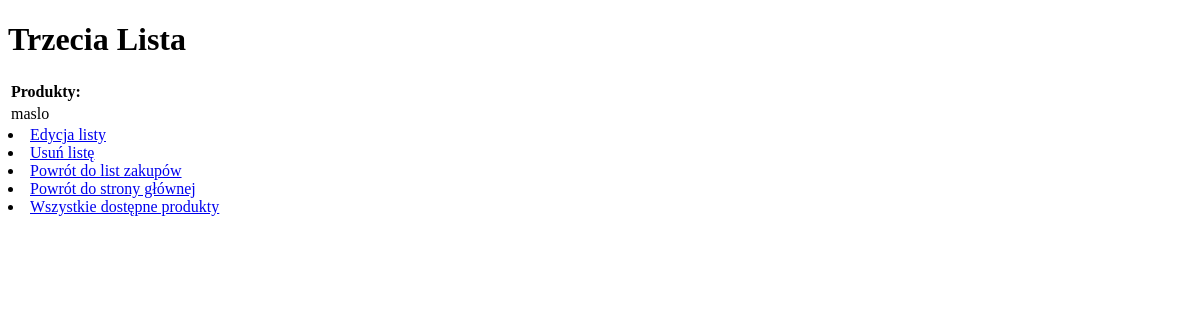
Before: /3 with the older database file.
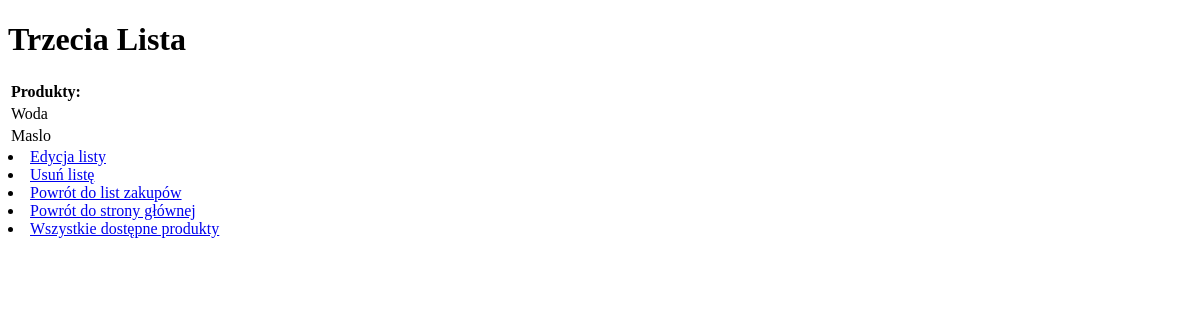
After: the same page with the newer database file.
### products/models.py (models this page shows, shortened)
class Products(models.Model):
    product_name = models.CharField(max_length=15, verbose_name="Produkty ")
    class Meta:
        verbose_name_plural = "Produkty"

### products/views.py (the view)
# urls.py: path('<int:pk>', ShoppingListDetails.as_view(), name='details'),
class ShoppingListDetails(DetailView):
    model = ShoppingLists
    template_name = "list_details.html"
    def get_context_data(self, **kwargs):
        context = super().get_context_data(**kwargs)
        context['products_list'] = Products.objects.filter(shoppinglists=self.object.id)
        return context

### products/templates/list_details.html
<!DOCTYPE html>
<html>
<body>
<h1> {{ shoppinglists.lists_name }} </h1>
<table>
    <tr>
        <th>Produkty:</th>
    </tr>
    {% for product in products_list %}
    <tr>
        <td>{{ product.product_name }}</td>
    </tr>
    {% empty %}
    <li>Brak produktów</li>
    {% endfor %}
</table>
<li><a href="{% url 'change' shoppinglists.id %}">Edycja listy</a></li>
<li><a href="{% url 'delete' shoppinglists.id %}">Usuń listę</a></li>
<li><a href="{% url 'shopping_list' %}">Powrót do list zakupów</a></li>
<li><a href="{% url 'main' %}">Powrót do strony głównej</a></li>
<li><a href="{% url 'products' %}">Wszystkie dostępne produkty</a></li>
</body>
</html>

Changed rows visible on the page:
now on this page (row edited): Products: product_name "Woda"
changed Products: product_name "maslo" → "Maslo"
